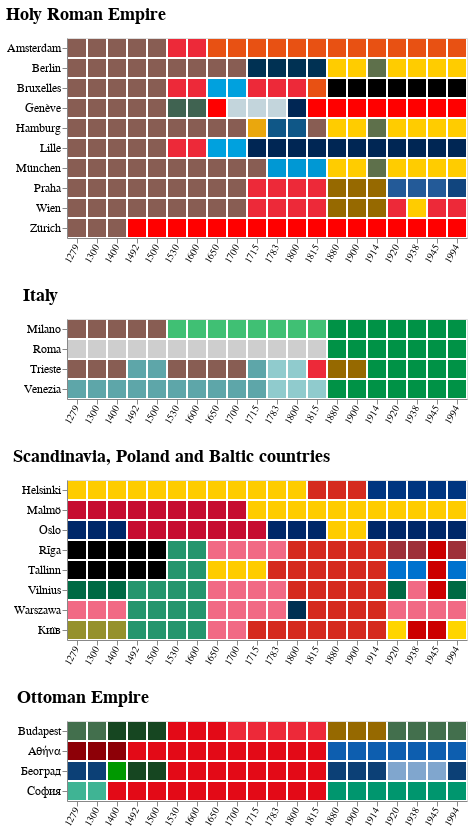

Source (notebook cell):
### Code cell
cities = list(table.name.unique())
cities = [
    "Amsterdam",
    "Berlin",
    # "Bordeaux",
    "Bruxelles",
    "Budapest",
    # "Dublin",
    "Genève",
    "Hamburg",
    "Helsinki",
    "Praha",  # todo
    "Lille",
    "Malmö",
    "Milano",
    "München",
    "Oslo",
    "Roma",
    "Rīga",
    "Tallinn",
    "Trieste",
    "Venezia",
    "Vilnius",
    "Warszawa",
    "Wien",
    "Zürich",
    "Istambul",
    "Αθήνα",
    "Київ",
    "София",
    "Београд",
]

base = (
    alt.Chart(table.query("name in @cities").merge(cat))
    .mark_bar()
    .encode(
        alt.Y("name", title=None),
        alt.X(
            "year:O",
            title=None,
        ),
        alt.Color(
            "country",
            title="Country",
            legend=None,
            scale=alt.Scale(
                range=list(colors.values()),
                domain=list(colors.keys()),
            ),
        ),
        alt.Tooltip("country"),
    )
)
chart = (
    alt.vconcat(
        base.transform_filter('datum.category == "Holy Roman Empire"').properties(
            title="Holy Roman Empire",
        ),
        base.transform_filter('datum.category == "Italy"').properties(
            title="Italy",
        ),
        base.transform_filter(
            'datum.category == "Scandinavia, Poland and Baltic countries"'
        ).properties(
            title="Scandinavia, Poland and Baltic countries",
        ),
        base.transform_filter('datum.category == "Ottoman Empire"').properties(
            title="Ottoman Empire",
        ),
    )
    .configure_title(anchor="start", font="Fira Sans", fontSize=18, dy=-10)
    .configure_axis(labelFont="Fira Sans", labelFontSize=12)
    .configure_axisX(labelAngle=-60, labelFontSize=10)
    .configure_legend(orient="bottom", columns=3)
)
chart

### Figure 1 — Vega-Lite specification as saved in the notebook (floating-point values rounded to 4 significant figures; data arrays with more than 128 entries replaced by an {"elided": "..."} marker saying what was removed)
{"config": {"view": {"continuousWidth": 400, "continuousHeight": 300}, "axis": {"labelFont": "Fira Sans", "labelFontSize": 12}, "axisX": {"labelAngle": -60, "labelFontSize": 10}, "legend": {"columns": 3, "orient": "bottom"}, "title": {"anchor": "start", "dy": -10, "font": "Fira Sans", "fontSize": 18}}, "vconcat": [{"mark": "bar", "encoding": {"color": {"type": "nominal", "field": "country", "legend": null, "scale": {"domain": ["Austria", "Austria Hungary", "Austrian Empire", "Austrian Netherlands", "Austro-Hungarian Empire", "Bavaria", "Belgium", "Brandenburg", "Czech Republic", "Czechoslovakia", "France", "Geneva", "German Empire", "Germany", "Habsburg Austria", "Habsburg Netherlands", "Hamburg", "Hanover", "Helvetic Republic", "Holstein", "Holy Roman Empire", "Italy", "Luxembourg", "Netherlands", "Prussia", "Savoy", "Swiss Confederation", "Switzerland", "United Kingdom of Netherlands", "Venetia", "Venice", "Denmark", "Denmark-Norway", "Estonia", "Finland", "Latvia", "Norway", "Norway-Sweden", "Poland", "Poland-Lithuania", "Russia", "Russian Empire", "Sweden", "Teutonic Knights", "USSR", "Lithuania", "Riazan", "Ukraine", "Lombardy", "Milan", "Papal States", "Bosnia", "Bulgar Khanate", "Bulgaria", "Byzantine Empire", "Greece", "Hungary", "Imperial Hungary", "Kingdom of Hungary", "Ottoman Empire", "Raška", "Serbia", "Yugoslavia"], "range": ["#ed2939", "#966900", "#ed2939", "#ed2939", "#966900", "#0098d4", "#000000", "#003153", "#11457e", "#235a98", "#002654", "#c3d5dc", "#5e704b", "#ffcc00", "#ed2939", "#ed2939", "#eaa70d", "#885d53", "#ff0000", "#0f5787", "#885d53", "#009246", "#00a1de", "#e85113", "#003153", "#406351", "#ff0000", "#ff0000", "#e85113", "#90cbcd", "#5ea6a9", "#c60c30", "#c60c30", "#0072ce", "#003580", "#9e3039", "#002868", "#fecc00", "#f16a84", "#25956d", "#d52b1e", "#d52b1e", "#fecc00", "#000000", "#cc0000", "#006a44", "#95912c", "#ffd500", "#40c074", "#40c074", "#cecece", "#009900", "#3fb494", "#00966e", "#8d0007", "#0d5eaf", "#436f4d", "#164621", "#164621", "#e30a17", "#0c4076", "#0c4076", "#80a6ce"]}, "title": "Country"}, "tooltip": {"type": "nominal", "field": "country"}, "x": {"type": "ordinal", "field": "year", "title": null}, "y": {"type": "nominal", "field": "name", "title": null}}, "title": "Holy Roman Empire", "transform": [{"filter": "datum.category == \"Holy Roman Empire\""}]}, {"mark": "bar", "encoding": {"color": {"type": "nominal", "field": "country", "legend": null, "scale": {"domain": ["Austria", "Austria Hungary", "Austrian Empire", "Austrian Netherlands", "Austro-Hungarian Empire", "Bavaria", "Belgium", "Brandenburg", "Czech Republic", "Czechoslovakia", "France", "Geneva", "German Empire", "Germany", "Habsburg Austria", "Habsburg Netherlands", "Hamburg", "Hanover", "Helvetic Republic", "Holstein", "Holy Roman Empire", "Italy", "Luxembourg", "Netherlands", "Prussia", "Savoy", "Swiss Confederation", "Switzerland", "United Kingdom of Netherlands", "Venetia", "Venice", "Denmark", "Denmark-Norway", "Estonia", "Finland", "Latvia", "Norway", "Norway-Sweden", "Poland", "Poland-Lithuania", "Russia", "Russian Empire", "Sweden", "Teutonic Knights", "USSR", "Lithuania", "Riazan", "Ukraine", "Lombardy", "Milan", "Papal States", "Bosnia", "Bulgar Khanate", "Bulgaria", "Byzantine Empire", "Greece", "Hungary", "Imperial Hungary", "Kingdom of Hungary", "Ottoman Empire", "Raška", "Serbia", "Yugoslavia"], "range": ["#ed2939", "#966900", "#ed2939", "#ed2939", "#966900", "#0098d4", "#000000", "#003153", "#11457e", "#235a98", "#002654", "#c3d5dc", "#5e704b", "#ffcc00", "#ed2939", "#ed2939", "#eaa70d", "#885d53", "#ff0000", "#0f5787", "#885d53", "#009246", "#00a1de", "#e85113", "#003153", "#406351", "#ff0000", "#ff0000", "#e85113", "#90cbcd", "#5ea6a9", "#c60c30", "#c60c30", "#0072ce", "#003580", "#9e3039", "#002868", "#fecc00", "#f16a84", "#25956d", "#d52b1e", "#d52b1e", "#fecc00", "#000000", "#cc0000", "#006a44", "#95912c", "#ffd500", "#40c074", "#40c074", "#cecece", "#009900", "#3fb494", "#00966e", "#8d0007", "#0d5eaf", "#436f4d", "#164621", "#164621", "#e30a17", "#0c4076", "#0c4076", "#80a6ce"]}, "title": "Country"}, "tooltip": {"type": "nominal", "field": "country"}, "x": {"type": "ordinal", "field": "year", "title": null}, "y": {"type": "nominal", "field": "name", "title": null}}, "title": "Italy", "transform": [{"filter": "datum.category == \"Italy\""}]}, {"mark": "bar", "encoding": {"color": {"type": "nominal", "field": "country", "legend": null, "scale": {"domain": ["Austria", "Austria Hungary", "Austrian Empire", "Austrian Netherlands", "Austro-Hungarian Empire", "Bavaria", "Belgium", "Brandenburg", "Czech Republic", "Czechoslovakia", "France", "Geneva", "German Empire", "Germany", "Habsburg Austria", "Habsburg Netherlands", "Hamburg", "Hanover", "Helvetic Republic", "Holstein", "Holy Roman Empire", "Italy", "Luxembourg", "Netherlands", "Prussia", "Savoy", "Swiss Confederation", "Switzerland", "United Kingdom of Netherlands", "Venetia", "Venice", "Denmark", "Denmark-Norway", "Estonia", "Finland", "Latvia", "Norway", "Norway-Sweden", "Poland", "Poland-Lithuania", "Russia", "Russian Empire", "Sweden", "Teutonic Knights", "USSR", "Lithuania", "Riazan", "Ukraine", "Lombardy", "Milan", "Papal States", "Bosnia", "Bulgar Khanate", "Bulgaria", "Byzantine Empire", "Greece", "Hungary", "Imperial Hungary", "Kingdom of Hungary", "Ottoman Empire", "Raška", "Serbia", "Yugoslavia"], "range": ["#ed2939", "#966900", "#ed2939", "#ed2939", "#966900", "#0098d4", "#000000", "#003153", "#11457e", "#235a98", "#002654", "#c3d5dc", "#5e704b", "#ffcc00", "#ed2939", "#ed2939", "#eaa70d", "#885d53", "#ff0000", "#0f5787", "#885d53", "#009246", "#00a1de", "#e85113", "#003153", "#406351", "#ff0000", "#ff0000", "#e85113", "#90cbcd", "#5ea6a9", "#c60c30", "#c60c30", "#0072ce", "#003580", "#9e3039", "#002868", "#fecc00", "#f16a84", "#25956d", "#d52b1e", "#d52b1e", "#fecc00", "#000000", "#cc0000", "#006a44", "#95912c", "#ffd500", "#40c074", "#40c074", "#cecece", "#009900", "#3fb494", "#00966e", "#8d0007", "#0d5eaf", "#436f4d", "#164621", "#164621", "#e30a17", "#0c4076", "#0c4076", "#80a6ce"]}, "title": "Country"}, "tooltip": {"type": "nominal", "field": "country"}, "x": {"type": "ordinal", "field": "year", "title": null}, "y": {"type": "nominal", "field": "name", "title": null}}, "title": "Scandinavia, Poland and Baltic countries", "transform": [{"filter": "datum.category == \"Scandinavia, Poland and Baltic countries\""}]}, {"mark": "bar", "encoding": {"color": {"type": "nominal", "field": "country", "legend": null, "scale": {"domain": ["Austria", "Austria Hungary", "Austrian Empire", "Austrian Netherlands", "Austro-Hungarian Empire", "Bavaria", "Belgium", "Brandenburg", "Czech Republic", "Czechoslovakia", "France", "Geneva", "German Empire", "Germany", "Habsburg Austria", "Habsburg Netherlands", "Hamburg", "Hanover", "Helvetic Republic", "Holstein", "Holy Roman Empire", "Italy", "Luxembourg", "Netherlands", "Prussia", "Savoy", "Swiss Confederation", "Switzerland", "United Kingdom of Netherlands", "Venetia", "Venice", "Denmark", "Denmark-Norway", "Estonia", "Finland", "Latvia", "Norway", "Norway-Sweden", "Poland", "Poland-Lithuania", "Russia", "Russian Empire", "Sweden", "Teutonic Knights", "USSR", "Lithuania", "Riazan", "Ukraine", "Lombardy", "Milan", "Papal States", "Bosnia", "Bulgar Khanate", "Bulgaria", "Byzantine Empire", "Greece", "Hungary", "Imperial Hungary", "Kingdom of Hungary", "Ottoman Empire", "Raška", "Serbia", "Yugoslavia"], "range": ["#ed2939", "#966900", "#ed2939", "#ed2939", "#966900", "#0098d4", "#000000", "#003153", "#11457e", "#235a98", "#002654", "#c3d5dc", "#5e704b", "#ffcc00", "#ed2939", "#ed2939", "#eaa70d", "#885d53", "#ff0000", "#0f5787", "#885d53", "#009246", "#00a1de", "#e85113", "#003153", "#406351", "#ff0000", "#ff0000", "#e85113", "#90cbcd", "#5ea6a9", "#c60c30", "#c60c30", "#0072ce", "#003580", "#9e3039", "#002868", "#fecc00", "#f16a84", "#25956d", "#d52b1e", "#d52b1e", "#fecc00", "#000000", "#cc0000", "#006a44", "#95912c", "#ffd500", "#40c074", "#40c074", "#cecece", "#009900", "#3fb494", "#00966e", "#8d0007", "#0d5eaf", "#436f4d", "#164621", "#164621", "#e30a17", "#0c4076", "#0c4076", "#80a6ce"]}, "title": "Country"}, "tooltip": {"type": "nominal", "field": "country"}, "x": {"type": "ordinal", "field": "year", "title": null}, "y": {"type": "nominal", "field": "name", "title": null}}, "title": "Ottoman Empire", "transform": [{"filter": "datum.category == \"Ottoman Empire\""}]}], "data": {"name": "data-bae8063027faca3fdd557d0544721981"}, "$schema": "https://vega.github.io/schema/vega-lite/v4.8.1.json", "datasets": {"data-bae8063027faca3fdd557d0544721981": {"elided": "520 records"}}}
